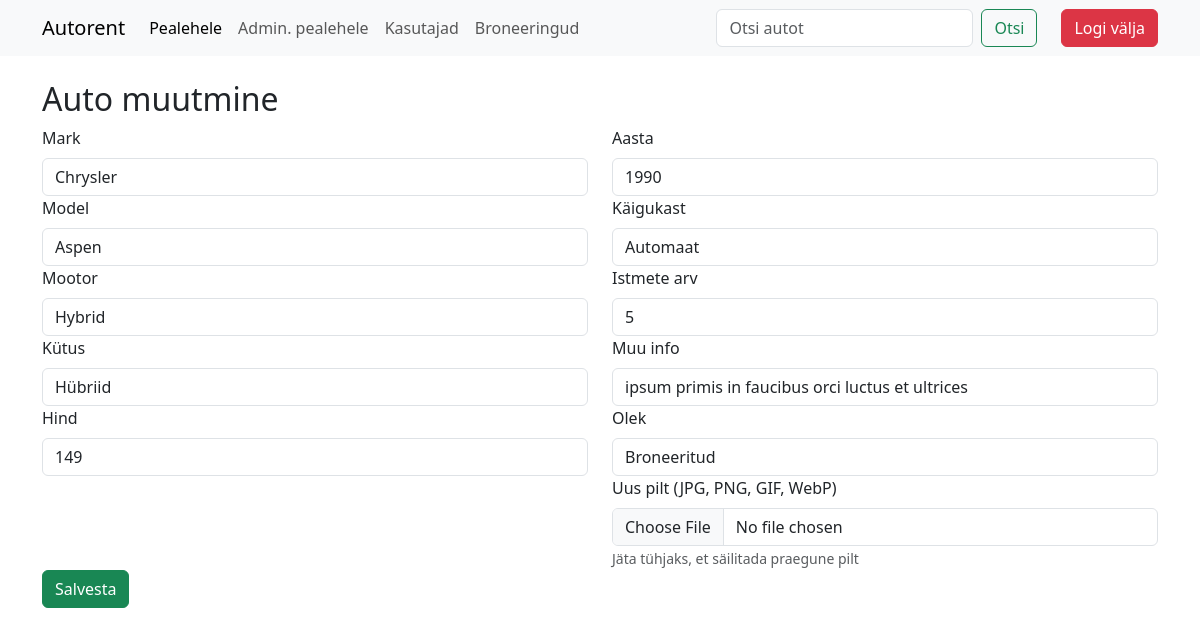
The app's page /admin/muuda.php?editid=4 (signed in) with its own data.
### tables this page shows
CREATE TABLE `cars` (
  `id` int(4) NOT NULL,
  `mark` varchar(255) NOT NULL,
  `model` varchar(255) NOT NULL,
  `engine` varchar(255) NOT NULL,
  `fuel` enum('bensiin','diisel','elekter','hübriid','gaas') NOT NULL,
  `price` int(4) NOT NULL,
  `image` varchar(255) NOT NULL,
  `year` year(4) NOT NULL,
  `transmission` enum('automaat','poolautomaat','manuaalne') NOT NULL,
  `seats` int(1) NOT NULL,
  `description` varchar(255) NOT NULL,
  `status` enum('vaba','broneeritud','rendidud','hoolduses') NOT NULL
);

### admin/muuda.php (the view, shortened to what this page needs)
<?php
include('../config.php');
$rida = [];
if(isset($_GET["editid"])){
    $id = (int)$_GET["editid"];
    $paring = "SELECT * FROM cars WHERE id=$id";
    $valjund = mysqli_query($yhendus, $paring);
    $rida = mysqli_fetch_assoc($valjund);
}
?>
<?php include('../header.php'); ?>
<div class="container">
    <h2>Auto muutmine</h2>
    <?php if (!empty($rida)): ?>
    <form action="muuda.php" method="post" enctype="multipart/form-data">
        <div class="row g-4">
            <div class="col-sm-6">
                <label for="mark" class="form-label">Mark</label>
                <input type="text" class="form-control" id="mark" name="mark" value="<?= htmlspecialchars($rida['mark']); ?>" required>
                <label for="model" class="form-label">Model</label>
                <input type="text" class="form-control" id="model" name="model" value="<?= htmlspecialchars($rida['model']); ?>" required>
                <label for="engine" class="form-label">Mootor</label>
                <input type="text" class="form-control" id="engine" name="engine" value="<?= htmlspecialchars($rida['engine']); ?>" required>
                <label for="fuel" class="form-label">Kütus</label>
                <select class="form-control" id="fuel" name="fuel" required>
                    <option value="hübriid" <?= $rida['fuel'] === 'hübriid' ? 'selected' : ''; ?>>Hübriid</option>
                </select>
                <label for="price" class="form-label">Hind</label>
                <input type="number" class="form-control" id="price" name="price" value="<?= $rida['price']; ?>" required>
            </div>
            <div class="col-sm-6">
                <label for="year" class="form-label">Aasta</label>
                <input type="number" class="form-control" id="year" name="year" value="<?= $rida['year']; ?>" required>
                <label for="transmission" class="form-label">Käigukast</label>
                <select class="form-control" id="transmission" name="transmission" required>
                    <option value="automaat" <?= $rida['transmission'] === 'automaat' ? 'selected' : ''; ?>>Automaat</option>
                </select>
                <label for="seats" class="form-label">Istmete arv</label>
                <input type="number" class="form-control" id="seats" name="seats" value="<?= $rida['seats']; ?>" required>
                <label for="description" class="form-label">Muu info</label>
                <input type="text" class="form-control" id="description" name="description" value="<?= htmlspecialchars($rida['description']); ?>">
                <label for="status" class="form-label">Olek</label>
                <select class="form-control" id="status" name="status" required>
                    <option value="broneeritud" <?= $rida['status'] === 'broneeritud' ? 'selected' : ''; ?>>Broneeritud</option>
                </select>
                <label for="image" class="form-label">Uus pilt (JPG, PNG, GIF, WebP)</label>
                <input type="file" class="form-control" id="image" name="image" accept="image/*">
                <small class="text-muted">Jäta tühjaks, et säilitada praegune pilt</small>
            </div>
        </div>
        <input type="submit" value="Salvesta" class="btn btn-success">
    </form>
    <?php else: ?>
        <div class="alert alert-warning">Palun vali auto, mida soovid muuta.</div>
    <?php endif; ?>
</div>
  </body>
</html>

### records on screen
cars: mark "Chrysler", model "Aspen", engine "Hybrid", fuel "Hübriid", price "149", year "1990", transmission "Automaat", seats "5", description "ipsum primis in faucibus orci luctus et ultrices", status "Broneeritud"

### other values on screen
$reservationsLabel "Broneeringud"
